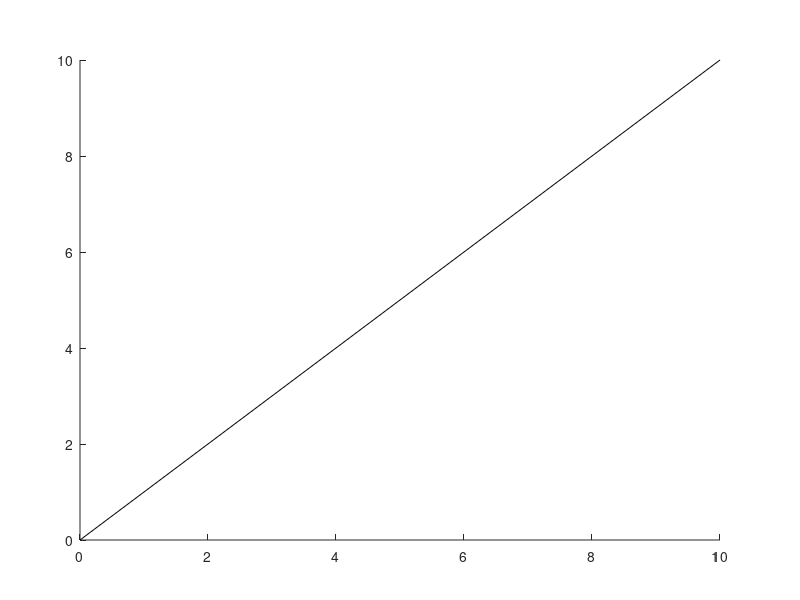

This chart was generated by the following MATLAB code: (Note: this script raises an error after producing the figure.)
%=============================================================================
% Copyright (c) 2016-present Allan CORNET (Nelson)
%=============================================================================
% This file is part of Nelson.
%=============================================================================
% LICENCE_BLOCK_BEGIN
% SPDX-License-Identifier: LGPL-3.0-or-later
% LICENCE_BLOCK_END
%=============================================================================
% <--ADV-CLI MODE-->
f = figure('WindowStyle', 'normal', 'Position', [100 100 400 300]);
ax = axes('Parent', f, 'Position', [0.1 0.1 0.8 0.8]);
h = line('Parent', ax, 'XData', [0 5 10], 'YData', [0 5 10]);
set(ax, 'XLim', [0 10], 'YLim', [0 10]);
for index = 1:15
  drawnow();
  pause(0.01);
end
geometry = __figure_native_geometry__(f);
point = jsondecode(__web_figure_pick__(f, geometry(3) / 2, geometry(4) / 2));
asserts.istrue(point.found);
asserts.isequal(point.objectHandle, __web_graphics_handle__(h, 'number'));
asserts.isequal(point.index, 2);
asserts.isequal(point.position(:)', [5 5 0]);
% the picked pixel is in the layout pixels of the figure, whatever the display scale
expectedPixel = geometry(3:4) / 2;
pixelTolerance = 1 + abs(geometry(3:4) - [400 300]);
asserts.istrue(all(abs(point.pixel(:)' - expectedPixel) <= pixelTolerance));
close(f);
